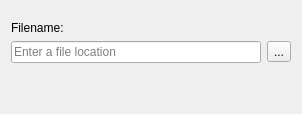
         <widget class="QWidget" name="shapefile_2">
          <attribute name="title">
           <string>Shapefile</string>
          </attribute>
          <layout class="QVBoxLayout" name="verticalLayout_2">
           <item>
            <spacer name="verticalSpacer_18">
             <property name="orientation">
              <enum>Qt::Vertical</enum>
             </property>
             <property name="sizeType">
              <enum>QSizePolicy::Fixed</enum>
             </property>
             <property name="sizeHint" stdset="0">
              <size>
               <width>20</width>
               <height>10</height>
              </size>
             </property>
            </spacer>
           </item>
           <item>
            <widget class="QLabel" name="fileBrowserLabel_3">
             <property name="sizePolicy">
              <sizepolicy hsizetype="Preferred" vsizetype="Minimum">
               <horstretch>0</horstretch>
               <verstretch>0</verstretch>
              </sizepolicy>
             </property>
             <property name="minimumSize">
              <size>
               <width>0</width>
               <height>0</height>
              </size>
             </property>
             <property name="maximumSize">
              <size>
               <width>16777215</width>
               <height>16777215</height>
              </size>
             </property>
             <property name="font">
              <font>
               <weight>50</weight>
               <bold>false</bold>
              </font>
             </property>
             <property name="styleSheet">
              <string>#fileImportHelp {
   color: blue;
}</string>
             </property>
             <property name="text">
              <string>Filename:</string>
             </property>
            </widget>
           </item>
           <item>
            <layout class="QHBoxLayout" name="horizontalLayout_29">
             <item>
              <widget class="QLineEdit" name="exportFileBox">
               <property name="sizePolicy">
                <sizepolicy hsizetype="Expanding" vsizetype="Maximum">
                 <horstretch>0</horstretch>
                 <verstretch>0</verstretch>
                </sizepolicy>
               </property>
               <property name="minimumSize">
                <size>
                 <width>250</width>
                 <height>0</height>
                </size>
               </property>
               <property name="maximumSize">
                <size>
                 <width>16777215</width>
                 <height>16777215</height>
                </size>
               </property>
               <property name="styleSheet">
                <string>#fileImportHelp {
   color: blue;
}</string>
               </property>
               <property name="inputMask">
                <string/>
               </property>
               <property name="text">
                <string/>
               </property>
               <property name="placeholderText">
                <string>Enter a file location</string>
               </property>
              </widget>
             </item>
             <item>
              <widget class="QToolButton" name="selectExportFileButton">
               <property name="sizePolicy">
                <sizepolicy hsizetype="Fixed" vsizetype="Maximum">
                 <horstretch>0</horstretch>
                 <verstretch>0</verstretch>
                </sizepolicy>
               </property>
               <property name="minimumSize">
                <size>
                 <width>0</width>
                 <height>0</height>
                </size>
               </property>
               <property name="maximumSize">
                <size>
                 <width>16777215</width>
                 <height>16777215</height>
                </size>
               </property>
               <property name="styleSheet">
                <string>#fileImportHelp {
   color: blue;
}</string>
               </property>
               <property name="text">
                <string>...</string>
               </property>
              </widget>
             </item>
            </layout>
           </item>
           <item>
            <spacer name="verticalSpacer_19">
             <property name="orientation">
              <enum>Qt::Vertical</enum>
             </property>
             <property name="sizeHint" stdset="0">
              <size>
               <width>20</width>
               <height>40</height>
              </size>
             </property>
            </spacer>
           </item>
          </layout>
         </widget>
